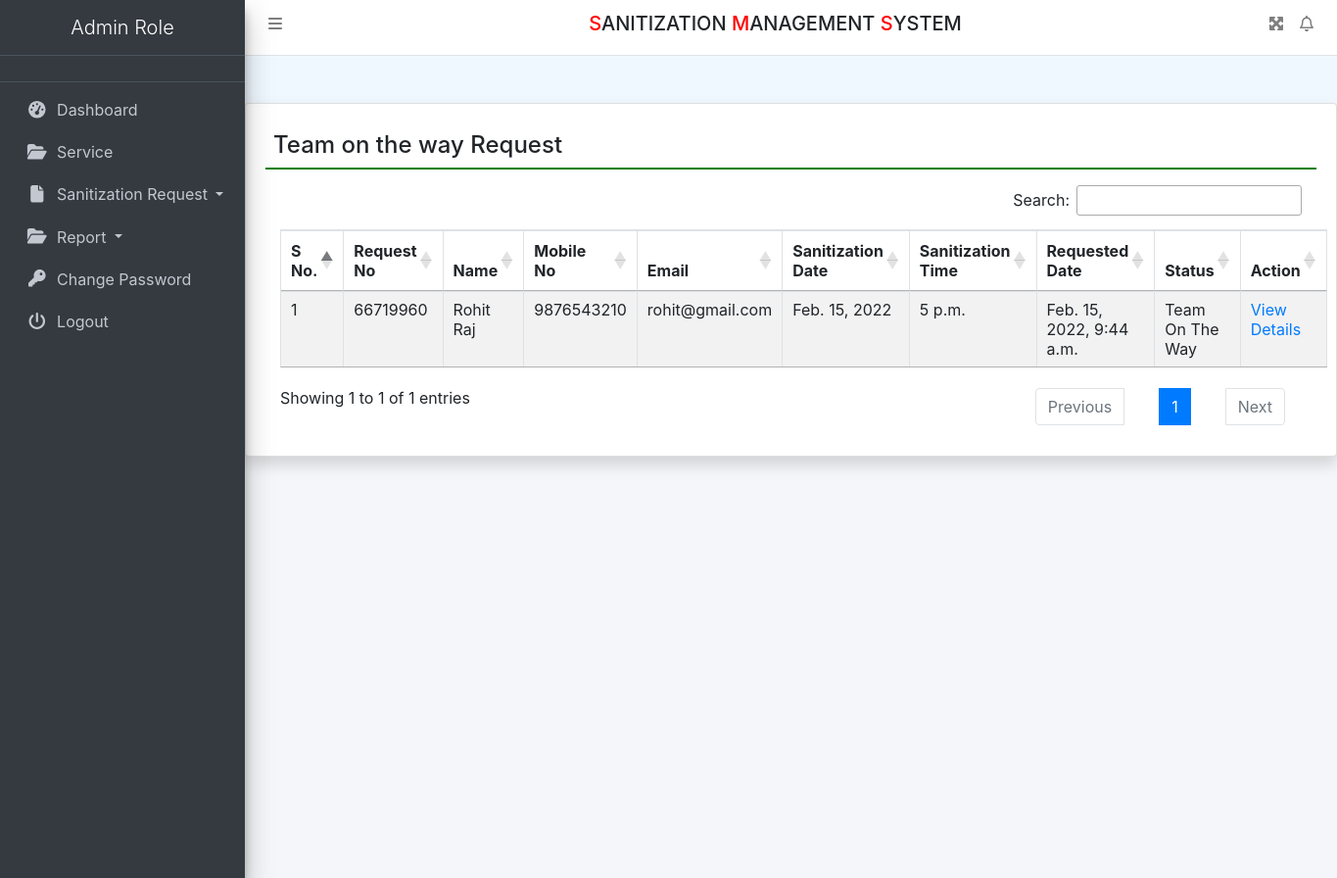
/onthewayReq (signed in), run on the app's committed database.
### sanitization/models.py (models this page shows, shortened)
class Requests(models.Model):
    RequestID = models.CharField(max_length=50, null=True)
    user = models.ForeignKey(User, on_delete=models.CASCADE)
    service = models.ForeignKey(Services, on_delete=models.CASCADE)
    DateofSanitization = models.DateField(null=True)
    TimeofSanitization = models.TimeField(null=True)
    Address = models.CharField(max_length=250, null=True)
    MobileNumber = models.CharField(max_length=15, null=True)
    State = models.CharField(max_length=150, null=True)
    City = models.CharField(max_length=150, null=True)
    Message = models.CharField(max_length=350, null=True)
    RequestDate = models.DateTimeField(auto_now_add=True)
    Remark = models.CharField(max_length=250, null=True)
    Status = models.CharField(max_length=100, null=True)
    UpdationDate = models.DateField(null=True)

### sanitization/views.py (the view)
# urls.py: path('onthewayReq', onthewayReq, name='onthewayReq'),
def onthewayReq(request):
    if not request.user.is_authenticated:
        return redirect('admin_login')
    requests = Requests.objects.filter(Status='Team On The Way')
    return render(request, 'onthewayReq.html', locals())

### sanitization/templates/onthewayReq.html
{% extends 'header.html' %}
{% block main %}
<div class="card shadow mt-5">
    <div class="card-body">
        <h4 class="p-2" style="border-bottom: 2px solid green;">Team on the way Request</h4>
        <div class="container-fluid mt-3">
            <table id="example" class="table table-striped table-bordered">
                <thead>
                <tr>
                    <th>S No.</th>
                    <th>Request No</th>
                    <th>Name</th>
                    <th>Mobile No</th>
                    <th>Email</th>
                    <th>Sanitization Date</th>
                    <th>Sanitization Time</th>
                    <th>Requested Date</th>
                    <th>Status</th>
                    <th>Action</th>
                </tr>
                </thead>
                <tbody>
                {% for i in requests %}
                <tr>
                    <td>{{forloop.counter}}</td>
                    <td>{{i.RequestID}}</td>
                    <td>{{i.user.first_name}}</td>
                    <td>{{i.MobileNumber}}</td>
                    <td>{{i.user.username}}</td>
                    <td>{{i.DateofSanitization}}</td>
                    <td>{{i.TimeofSanitization}}</td>
                    <td>{{i.RequestDate}}</td>
                    {% if i.Status == null %}
                    <td>Not Update Yet</td>
                    {% else %}
                    <td>{{i.Status}}</td>
                    {% endif %}
                    <td><a href="{% url 'request_details' i.id %}">View Details</a></td>
                </tr>
                {% endfor %}
                </tbody>
            </table>
        </div>
    </div>
</div>
{% endblock %}

### sanitization/templates/header.html (style rules this page uses)
body { background-color: aliceblue; }

### data on the page
Requests: RequestID "66719960", user.first_name "Rohit Raj", MobileNumber "9876543210", user.username "rohit@gmail.com", DateofSanitization "Feb. 15, 2022", TimeofSanitization "5 p.m.", RequestDate "Feb. 15, 2022, 9:44 a.m.", Status "Team On The Way"
